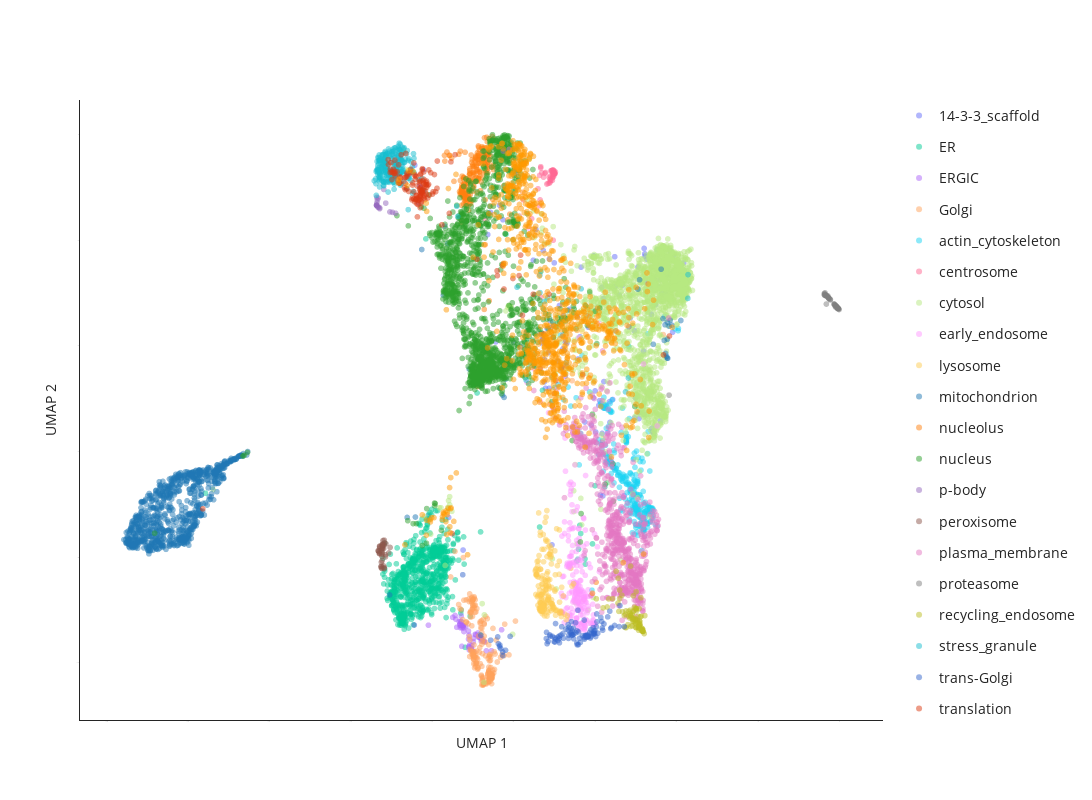

The notebook cell this image was saved under:
### Markdown cell above
### generate UMAP plots

### Code cell
# flip x and y axis
flip = False
if flip:
    umap_table["umap_1"] = -umap_table["umap_1"]
    umap_table["umap_2"] = -umap_table["umap_2"]

# generate 2D UMAP plot
label_to_color = "[all_IPs] consensus_graph_annnotation"  # **choose which annotation column to highlight here** , other choices: cluster_annotation, Protein-level_consensus_annotation

fig = pu.interaction_umap(
    umap_table,
    node_name="Gene_name_canonical", 
    cluster=label_to_color, opacity=0.5, unlabelled_color="#D0D3D4", unlabelled_opacity=0.2,
    pointsize=6, x="umap_1", y="umap_2",
    categorical=True
)
fig.update_layout(width=1200, height=800)

fig.show()

# save the figure as an html file
save_path = os.path.join("output")
save_name = f"{timestamp}_UMAP_2Dview_ported_consensus_annot_allclusters_v2.html"
pio.write_html(fig, file=os.path.join(save_path, save_name), auto_open=False)

### Figure 1 — Plotly figure (JSON) as saved in the notebook; plotly's stock layout.template omitted (floating-point values rounded to 4 significant figures; data arrays with more than 128 entries replaced by an {"elided": "..."} marker saying what was removed)
{"data": [{"customdata": {"elided": "130x1 int values"}, "hovertemplate": "<b>%{hovertext}</b><br><br>[all_IPs] consensus_graph_annnotation=14-3-3_scaffold<br>UMAP 1=%{x}<br>UMAP 2=%{y}<extra></extra>", "hovertext": {"elided": "130 str values"}, "legendgroup": "14-3-3_scaffold", "marker": {"color": "#636EFA", "opacity": 0.5, "size": 6, "symbol": "circle"}, "mode": "markers", "name": "14-3-3_scaffold", "showlegend": true, "type": "scattergl", "x": {"elided": "130 float values"}, "xaxis": "x", "y": {"elided": "130 float values"}, "yaxis": "y"}, {"customdata": {"elided": "750x1 int values"}, "hovertemplate": "<b>%{hovertext}</b><br><br>[all_IPs] consensus_graph_annnotation=ER<br>UMAP 1=%{x}<br>UMAP 2=%{y}<extra></extra>", "hovertext": {"elided": "750 str values"}, "legendgroup": "ER", "marker": {"color": "#00CC96", "opacity": 0.5, "size": 6, "symbol": "circle"}, "mode": "markers", "name": "ER", "showlegend": true, "type": "scattergl", "x": {"elided": "750 float values"}, "xaxis": "x", "y": {"elided": "750 float values"}, "yaxis": "y"}, {"customdata": [[5705], [3162], [4121], [1983], [8386], [4807], [6708], [4808], [5712], [230], [1919], [2683], [3044], [4192], [958], [2998], [3029], [5688], [576], [4413], [2617], [2501], [3519], [7596], [7797], [512], [7569], [1646], [3597], [748], [3837], [6800], [2511], [6281], [3278], [4036], [3827], [3648], [5383], [1747], [1754], [282], [5584], [5759], [6642], [2299], [666], [3767], [6828], [5218], [8480], [5141], [2868], [2841], [8011]], "hovertemplate": "<b>%{hovertext}</b><br><br>[all_IPs] consensus_graph_annnotation=ERGIC<br>UMAP 1=%{x}<br>UMAP 2=%{y}<extra></extra>", "hovertext": ["PIGG", "RAB3GAP1", "SEC24D", "LMAN2", "TMED5", "COPB1", "MCFD2", "COPA", "RABL3", "SREBF2", "ERP44", "METTL9", "ERGIC1", "SEC24A", "COPZ1", "B4DSQ5[p]", "GPR89B", "YIF1B", "TMED10", "ARF4", "ARCN1", "LYSMD3", "COPB2", "RAB3GAP2", "RAB18", "DESI2", "LMAN2L", "COPG2", "SEC22B", "EGFL7", "RER1", "CHPT1", "RAB3B", "TMED4", "SEC31A", "SEC22B", "BET1", "SLC39A11", "TMED2", "TRIM27", "IER3IP1", "LMAN1", "SAR1B", "SAR1A", "MTMR14", "ERGIC3", "TMED9", "COPE", "SCFD1", "TMED1", "COPG1", "SCAP", "YIPF5", "TRIM4", "MTMR4"], "legendgroup": "ERGIC", "marker": {"color": "#AB63FA", "opacity": 0.5, "size": 6, "symbol": "circle"}, "mode": "markers", "name": "ERGIC", "showlegend": true, "type": "scattergl", "x": [-9.317, -8.741, -8.863, -9.254, -9.43, -8.788, -9.26, -8.83, -9.225, -9.087, -9.309, -8.921, -9.388, -8.869, -8.788, -9.027, -9.213, -9.083, -9.279, -8.712, -8.791, -9.039, -8.83, -8.799, -9.326, -9.099, -9.3, -8.715, -9.288, -9.069, -8.981, -8.536, -9.411, -9.023, -8.662, -9.166, -8.978, -9.487, -9.237, -9.242, -9.088, -9.291, -8.936, -10.08, -8.287, -9.021, -9.219, -8.811, -9.101, -9.272, -8.786, -9.091, -8.976, -9.265, -9.234], "xaxis": "x", "y": [-9.284, -9.585, -9.511, -9.282, -9.102, -9.533, -9.339, -9.502, -9.297, -9.704, -9.26, -9.469, -9.326, -9.434, -9.528, -9.757, -9.407, -9.753, -9.112, -9.602, -9.585, -9.718, -9.519, -9.521, -9.216, -9.55, -9.333, -9.589, -9.292, -9.656, -9.6, -9.769, -9.172, -9.671, -9.772, -9.313, -9.786, -9.138, -9.294, -9.293, -9.474, -9.216, -9.458, -9.286, -9.373, -9.729, -9.339, -9.517, -9.397, -9.22, -9.552, -9.69, -9.532, -9.686, -9.315], "yaxis": "y"}, {"customdata": {"elided": "193x1 int values"}, "hovertemplate": "<b>%{hovertext}</b><br><br>[all_IPs] consensus_graph_annnotation=Golgi<br>UMAP 1=%{x}<br>UMAP 2=%{y}<extra></extra>", "hovertext": {"elided": "193 str values"}, "legendgroup": "Golgi", "marker": {"color": "#FFA15A", "opacity": 0.5, "size": 6, "symbol": "circle"}, "mode": "markers", "name": "Golgi", "showlegend": true, "type": "scattergl", "x": {"elided": "193 float values"}, "xaxis": "x", "y": {"elided": "193 float values"}, "yaxis": "y"}, {"customdata": {"elided": "279x1 int values"}, "hovertemplate": "<b>%{hovertext}</b><br><br>[all_IPs] consensus_graph_annnotation=actin_cytoskeleton<br>UMAP 1=%{x}<br>UMAP 2=%{y}<extra></extra>", "hovertext": {"elided": "279 str values"}, "legendgroup": "actin_cytoskeleton", "marker": {"color": "#19D3F3", "opacity": 0.5, "size": 6, "symbol": "circle"}, "mode": "markers", "name": "actin_cytoskeleton", "showlegend": true, "type": "scattergl", "x": {"elided": "279 float values"}, "xaxis": "x", "y": {"elided": "279 float values"}, "yaxis": "y"}, {"customdata": [[2147], [10], [4698], [6418], [1302], [3168], [6773], [1148], [1174], [8500], [3244], [6500], [2284], [7175], [1318], [354], [6850], [6181], [7320], [6153], [6507], [1325], [5493], [7168], [5861], [1805], [6543], [2771], [2440], [7022], [6155], [5846], [3657], [5540], [1381], [22], [7409], [4204], [4142], [6389], [7292], [2140], [5908], [5687], [8342], [6604], [3831], [7486], [2725], [4197]], "hovertemplate": "<b>%{hovertext}</b><br><br>[all_IPs] consensus_graph_annnotation=centrosome<br>UMAP 1=%{x}<br>UMAP 2=%{y}<extra></extra>", "hovertext": ["CEP290", "CCP110", "CSNK1D", "CEP97", "WRAP73", "PCM1", "CEP192", "MED4", "ALMS1", "CCDC61", "PCM1", "SPICE1", "CEP350", "CEP63", "RNF213", "CEP57", "PIBF1", "CEP68", "CCDC77", "TPGS1", "CNTROB", "MPHOSPH9", "KIF7", "CCDC138", "CEP350", "CEP78", "NIN", "CEP131", "OFD1", "TBC1D31", "CEP128", "CROCC", "CCDC14", "C2CD3", "CDK5RAP2", "CEP72", "CEP250", "CEP43", "CEP152", "MIB1", "AKAP9", "CSPP1", "CEP135", "ODF2", "SSX2IP", "CEP120", "CETN3", "CEP41", "BBS4", "PCNT"], "legendgroup": "centrosome", "marker": {"color": "#FF6692", "opacity": 0.5, "size": 6, "symbol": "circle"}, "mode": "markers", "name": "centrosome", "showlegend": true, "type": "scattergl", "x": [-7.016, -7.039, -7.096, -7.341, -7.088, -7.108, -7.354, -7.146, -7.301, -6.975, -7.096, -7.327, -7.33, -7.753, -7.393, -7.326, -7.001, -7.077, -7.078, -7.357, -7.052, -7.55, -7.002, -7.036, -6.983, -7.02, -7.208, -7.04, -7.027, -7.025, -6.994, -7.116, -7.0, -7.852, -7.005, -7.006, -7.025, -7.035, -7.223, -7.175, -7.019, -6.994, -6.998, -6.966, -7.008, -7.053, -8.691, -7.257, -6.997, -7.018], "xaxis": "x", "y": [-0.7395, -0.7155, -0.8927, -1.233, -0.7844, -0.9142, -0.7699, -0.9194, -0.7192, -0.7389, -0.842, -0.6275, -3.075, -1.233, -1.023, -0.6047, -0.7458, -0.6803, -0.8621, -1.342, -0.6757, -1.589, -0.748, -0.8083, -0.7331, -1.997, -0.7147, -0.862, -0.772, -0.7282, -0.7394, -0.8083, -0.7128, -1.539, -0.7351, -0.7511, -0.6651, -0.8139, -0.7326, -0.9338, -0.6734, -0.7151, -0.6819, -0.7048, -0.7864, -0.6781, -1.595, -0.8027, -0.746, -0.7458], "yaxis": "y"}, {"customdata": {"elided": "1835x1 int values"}, "hovertemplate": "<b>%{hovertext}</b><br><br>[all_IPs] consensus_graph_annnotation=cytosol<br>UMAP 1=%{x}<br>UMAP 2=%{y}<extra></extra>", "hovertext": {"elided": "1835 str values"}, "legendgroup": "cytosol", "marker": {"color": "#B6E880", "opacity": 0.5, "size": 6, "symbol": "circle"}, "mode": "markers", "name": "cytosol", "showlegend": true, "type": "scattergl", "x": {"elided": "1835 float values"}, "xaxis": "x", "y": {"elided": "1835 float values"}, "yaxis": "y"}, {"customdata": {"elided": "223x1 int values"}, "hovertemplate": "<b>%{hovertext}</b><br><br>[all_IPs] consensus_graph_annnotation=early_endosome<br>UMAP 1=%{x}<br>UMAP 2=%{y}<extra></extra>", "hovertext": {"elided": "223 str values"}, "legendgroup": "early_endosome", "marker": {"color": "#FF97FF", "opacity": 0.5, "size": 6, "symbol": "circle"}, "mode": "markers", "name": "early_endosome", "showlegend": true, "type": "scattergl", "x": {"elided": "223 float values"}, "xaxis": "x", "y": {"elided": "223 float values"}, "yaxis": "y"}, {"customdata": {"elided": "169x1 int values"}, "hovertemplate": "<b>%{hovertext}</b><br><br>[all_IPs] consensus_graph_annnotation=lysosome<br>UMAP 1=%{x}<br>UMAP 2=%{y}<extra></extra>", "hovertext": {"elided": "169 str values"}, "legendgroup": "lysosome", "marker": {"color": "#FECB52", "opacity": 0.5, "size": 6, "symbol": "circle"}, "mode": "markers", "name": "lysosome", "showlegend": true, "type": "scattergl", "x": {"elided": "169 float values"}, "xaxis": "x", "y": {"elided": "169 float values"}, "yaxis": "y"}, {"customdata": {"elided": "864x1 int values"}, "hovertemplate": "<b>%{hovertext}</b><br><br>[all_IPs] consensus_graph_annnotation=mitochondrion<br>UMAP 1=%{x}<br>UMAP 2=%{y}<extra></extra>", "hovertext": {"elided": "864 str values"}, "legendgroup": "mitochondrion", "marker": {"color": "#1F77B4", "opacity": 0.5, "size": 6, "symbol": "circle"}, "mode": "markers", "name": "mitochondrion", "showlegend": true, "type": "scattergl", "x": {"elided": "864 float values"}, "xaxis": "x", "y": {"elided": "864 float values"}, "yaxis": "y"}, {"customdata": {"elided": "209x1 int values"}, "hovertemplate": "<b>%{hovertext}</b><br><br>[all_IPs] consensus_graph_annnotation=nucleolus<br>UMAP 1=%{x}<br>UMAP 2=%{y}<extra></extra>", "hovertext": {"elided": "209 str values"}, "legendgroup": "nucleolus", "marker": {"color": "#FF7F0E", "opacity": 0.5, "size": 6, "symbol": "circle"}, "mode": "markers", "name": "nucleolus", "showlegend": true, "type": "scattergl", "x": {"elided": "209 float values"}, "xaxis": "x", "y": {"elided": "209 float values"}, "yaxis": "y"}, {"customdata": {"elided": "1538x1 int values"}, "hovertemplate": "<b>%{hovertext}</b><br><br>[all_IPs] consensus_graph_annnotation=nucleus<br>UMAP 1=%{x}<br>UMAP 2=%{y}<extra></extra>", "hovertext": {"elided": "1538 str values"}, "legendgroup": "nucleus", "marker": {"color": "#2CA02C", "opacity": 0.5, "size": 6, "symbol": "circle"}, "mode": "markers", "name": "nucleus", "showlegend": true, "type": "scattergl", "x": {"elided": "1538 float values"}, "xaxis": "x", "y": {"elided": "1538 float values"}, "yaxis": "y"}, {"customdata": [[7814], [8378], [6036], [7660], [5829], [6129], [7446], [6391], [6493], [6495], [6651], [219], [4933], [1268], [6297], [1520], [8431], [7064]], "hovertemplate": "<b>%{hovertext}</b><br><br>[all_IPs] consensus_graph_annnotation=p-body<br>UMAP 1=%{x}<br>UMAP 2=%{y}<extra></extra>", "hovertext": ["DCP1A", "LSM2", "EDC4", "YTHDC2", "LSM14B", "Q6ZMY0[p]", "LSM14B", "DCP2", "DCP1B", "XRN1", "LSM14A", "EIF4ENIF1", "LSM3", "LSM5", "PATL1", "LSM1", "MARF1", "EDC3"], "legendgroup": "p-body", "marker": {"color": "#9467BD", "opacity": 0.5, "size": 6, "symbol": "circle"}, "mode": "markers", "name": "p-body", "showlegend": true, "type": "scattergl", "x": [-11.36, -10.89, -11.35, -11.32, -11.18, -11.13, -8.25, -11.35, -11.33, -11.35, -11.35, -11.34, -10.97, -11.03, -11.32, -11.28, -11.28, -11.36], "xaxis": "x", "y": [-1.338, -1.487, -1.329, -1.198, -1.036, -1.295, -0.3081, -1.342, -1.361, -1.286, -1.185, -1.233, -1.469, -1.461, -1.376, -1.381, -1.4, -1.334], "yaxis": "y"}, {"customdata": [[8225], [6163], [4512], [4030], [5503], [8189], [6346], [4509], [2180], [7253], [1164], [306], [932], [5958], [2947], [7468], [8472], [5972], [3713], [3930], [174], [4861], [1081], [3780], [1482], [5567], [6315], [4578], [3917], [4574], [5111], [2751], [1483], [1991], [757], [3836], [3834], [2004], [6915], [7852]], "hovertemplate": "<b>%{hovertext}</b><br><br>[all_IPs] consensus_graph_annnotation=peroxisome<br>UMAP 1=%{x}<br>UMAP 2=%{y}<extra></extra>", "hovertext": ["CROT", "ACAD11", "PEX2", "PEX14", "TYSND1", "HACL1", "LONP2", "ABCD3", "ACBD5", "PAFAH2", "PEX12", "ACAA1", "FAR2", "GSTK1", "B4DL07[p]", "PECR", "PEX16", "ECI2", "AGPS", "PEX1", "PEX26", "PEX3", "PEX6", "ACOT8", "PEX5", "DECR2", "TMEM135", "EPHX2", "SLC25A17", "ABCD1", "EHHADH", "FAR1", "HSD17B4", "SCP2", "ACOX1", "ACOX3", "GNPAT", "CAT", "PEX13", "PXMP2"], "legendgroup": "peroxisome", "marker": {"color": "#8C564B", "opacity": 0.5, "size": 6, "symbol": "circle"}, "mode": "markers", "name": "peroxisome", "showlegend": true, "type": "scattergl", "x": [-11.28, -11.23, -11.28, -11.18, -11.29, -11.21, -11.32, -11.22, -11.22, -11.21, -11.3, -11.23, -11.31, -11.06, -11.21, -11.23, -11.17, -11.14, -11.22, -11.2, -11.28, -11.17, -11.2, -11.24, -11.17, -11.18, -11.22, -11.16, -11.24, -11.22, -11.24, -11.23, -11.17, -11.13, -11.21, -11.28, -11.24, -11.14, -11.25, -11.03], "xaxis": "x", "y": [-7.792, -8.212, -7.828, -7.832, -7.928, -7.915, -7.877, -7.827, -8.062, -7.752, -7.898, -7.943, -7.881, -7.918, -7.797, -7.98, -8.198, -7.993, -7.778, -7.753, -7.792, -8.214, -7.683, -8.202, -7.676, -8.164, -7.799, -7.729, -8.095, -7.763, -8.17, -7.888, -7.765, -7.745, -7.835, -7.932, -7.863, -7.954, -8.176, -7.814], "yaxis": "y"}, {"customdata": {"elided": "653x1 int values"}, "hovertemplate": "<b>%{hovertext}</b><br><br>[all_IPs] consensus_graph_annnotation=plasma_membrane<br>UMAP 1=%{x}<br>UMAP 2=%{y}<extra></extra>", "hovertext": {"elided": "653 str values"}, "legendgroup": "plasma_membrane", "marker": {"color": "#E377C2", "opacity": 0.5, "size": 6, "symbol": "circle"}, "mode": "markers", "name": "plasma_membrane", "showlegend": true, "type": "scattergl", "x": {"elided": "653 float values"}, "xaxis": "x", "y": {"elided": "653 float values"}, "yaxis": "y"}, {"customdata": [[2438], [1655], [1416], [4922], [4822], [1264], [1653], [1654], [1587], [1686], [1470], [4768], [4830], [1624], [1448], [7128], [7251], [7531], [1625], [1965], [5615], [4825], [4906], [5724], [5742], [1652], [5597], [1664], [1418], [5741], [5347], [5950], [4485], [5387], [5193], [879], [5957], [698], [6939], [2748], [984], [6831], [259], [6621], [649], [5078], [263], [8330], [3723], [594], [6593], [5451], [8070], [4486], [5836], [3035], [4507], [5880], [8513], [4508], [1249], [8510], [1244], [5333], [2835], [3356], [3553], [5885], [8436], [8430], [3883], [3868]], "hovertemplate": "<b>%{hovertext}</b><br><br>[all_IPs] consensus_graph_annnotation=proteasome<br>UMAP 1=%{x}<br>UMAP 2=%{y}<extra></extra>", "hovertext": ["PSMC4", "PSMB4", "PSMA7", "PSMC1", "USP14", "NUB1", "PSMA3", "PSMA6", "PSMA5", "PSMD14", "PSMD12", "PSMD7", "PSMD4", "PSMC5", "BAG1", "NGLY1", "PSMD1", "PITHD1", "PSMB2", "PSMB3", "AKIRIN2", "RAD23B", "PSME3", "PSMG4", "UCHL5", "PSMC3", "PSMB1", "PSMC2", "PSME1", "UCHL5", "PSMD6", "PSME3", "PSMA1", "UBE3C", "PSMD2", "PSMA2", "ZFAND6", "PSMG3", "PSMG2", "PSMG1", "TCP11L2", "UBLCP1", "PSMD13", "AFG2A", "RAD23A", "UBE3A", "ZFAND5", "POMP", "PSMD11", "PSME3IP1", "UBR7", "ADRM1", "RNF181", "PSMA4", "DDI2", "UBQLN2", "PSMB6", "PSMD4", "PSMC3", "PSMB5", "PSMC6", "PSMD8", "PSME2", "PSME4", "TCP11L1", "PSMB7", "UBFD1", "ECPAS", "RNF115", "USP15", "TXNL1", "PSMD3"], "legendgroup": "proteasome", "marker": {"color": "#7F7F7F", "opacity": 0.5, "size": 6, "symbol": "circle"}, "mode": "markers", "name": "proteasome", "showlegend": true, "type": "scattergl", "x": [-0.03125, -0.01569, -0.1103, -0.05031, -0.0318, -0.3139, -0.0534, -0.03194, -0.1145, -0.09165, -0.03546, -0.05043, -0.07589, -0.02617, -0.3414, -0.3579, -0.01834, -0.3359, -0.07797, -0.04353, -0.2778, -0.0408, -4.175, -0.3197, -0.3543, -0.3051, 0, -0.07378, -0.04774, -0.05623, -0.09566, -0.08092, -0.04147, -0.2131, -0.05524, -0.0719, -0.2482, -0.2842, -0.2985, -0.1218, -0.3457, -0.3206, -0.02036, -0.2165, -0.3624, -0.2876, -0.2599, -0.2553, -0.01651, -0.2587, -0.3278, -0.03834, -0.3627, -0.0672, -5.161, -0.08863, -0.08035, -0.01299, -0.022, -0.03184, -0.05462, -0.02156, -0.1217, -0.08221, -0.311, -0.04148, -0.306, -0.2361, -0.3125, -0.3138, -0.2593, -0.06199], "xaxis": "x", "y": [-3.281, -3.293, -3.218, -3.263, -3.288, -3.043, -3.263, -3.28, -3.214, -3.226, -3.275, -3.268, -3.242, -3.283, -3.029, -3.039, -3.29, -3.043, -3.24, -3.274, -3.05, -3.276, -4.93, -3.045, -3.016, -3.053, -3.31, -3.249, -3.281, -3.261, -3.234, -3.249, -3.277, -3.118, -3.267, -3.245, -3.096, -3.069, -3.056, -3.204, -2.994, -3.044, -3.293, -3.127, -3.006, -3.063, -3.085, -3.098, -3.292, -3.091, -3.045, -3.291, -3.028, -3.249, -3.637, -3.262, -3.245, -3.298, -3.288, -3.283, -3.261, -3.291, -3.21, -3.242, -3.052, -3.279, -3.054, -3.108, -3.205, -3.052, -3.081, -3.259], "yaxis": "y"}, {"customdata": [[5445], [5217], [8183], [2203], [3368], [5442], [5786], [640], [6652], [4978], [2276], [3133], [2322], [6726], [8034], [828], [5740], [5162], [5725], [8110], [6446], [3470], [3824], [7514], [7357], [3850], [196], [6210], [3995], [5635], [7407], [64], [6138], [1853], [1786], [6117], [14], [1809], [8495], [3787], [1704], [2023], [5242], [6497], [457], [6460], [444], [6435], [5408], [6377], [8345], [6354], [1670], [267], [1687], [2035], [257], [3777], [1700], [8232], [7680], [1814], [977], [5024], [5020], [2612], [7074], [6907], [5103], [5500], [4654], [5520], [4560], [2404], [2593], [7092], [7988], [4987], [2681], [5551], [6926], [2515], [4695], [4701], [7781]], "hovertemplate": "<b>%{hovertext}</b><br><br>[all_IPs] consensus_graph_annnotation=recycling_endosome<br>UMAP 1=%{x}<br>UMAP 2=%{y}<extra></extra>", "hovertext": ["RAB11B", "ADAM9", "LNPEP", "ARL13B", "ATP11A", "VAMP3", "SLC35F1", "LDLR", "CCNY", "SIRPA", "STEAP3", "PODXL", "ABCB1", "ITFG1", "PODXL2", "SLC12A6", "COLEC12", "PTPRJ", "WDR44", "MRC2", "CD302", "VAMP2", "SCAMP1", "SEMA4C", "CRACR2A", "STX7", "CDK16", "RAB11FIP2", "ATP9A", "ATP6V0A1", "VAMP8", "FCGRT", "SLCO4C1", "ARHGAP10", "STX3", "RAB11FIP1", "GPRC5B", "ATP13A3", "CSNK1G3", "SCAMP3", "RALGAPA1", "ECE1", "RAB32", "CMTM4", "CERK", "SLC35F2", "MYADM", "LMTK2", "NHERF2", "STX12", "ATP11B", "RALGAPB", "SCAMP2", "CEMIP2", "SERPINF1", "A0A3B3ITR4[p]", "NKIRAS2", "ITGB1BP1", "RAB11FIP5", "PACSIN3", "PACC1", "SMIM1", "SYT1", "ATP8B2", "LRP2", "MICALL1", "CMTM7", "APBB2", "LRP1", "RALGAPA2", "SLC1A1", "GFOD2", "SFN", "Q59FF5[p];A8CDT9[p]", "BICD1", "ABHD17A", "GFOD1", "CSNK1G2", "ATP6V0D1", "ANO6", "SCAMP4", "A8K6Q8[p];B7Z2I6[p]", "TRAPPC10", "ADGRE5", "KIAA1549"], "legendgroup": "recycling_endosome", "marker": {"color": "#BCBD22", "opacity": 0.5, "size": 6, "symbol": "circle"}, "mode": "markers", "name": "recycling_endosome", "showlegend": true, "type": "scattergl", "x": [-5.389, -4.882, -5.12, -4.895, -4.986, -5.656, -5.051, -5.119, -5.053, -4.983, -5.056, -4.897, -4.927, -5.14, -4.941, -5.185, -4.919, -4.818, -5.067, -5.079, -5.129, -5.27, -5.247, -5.006, -5.036, -5.234, -5.12, -4.822, -4.995, -5.407, -5.003, -5.169, -5.126, -4.866, -5.027, -4.947, -4.895, -4.99, -4.855, -5.794, -4.821, -5.079, -5.001, -5.429, -4.769, -5.101, -5.334, -4.84, -4.91, -5.559, -4.93, -4.856, -5.13, -4.893, -5.961, -4.833, -4.828, -4.886, -4.992, -4.972, -5.17, -4.933, -5.258, -4.999, -4.841, -4.807, -5.074, -5.423, -5.068, -4.786, -5.053, -4.976, -4.92, -4.819, -5.475, -4.905, -4.824, -4.984, -5.695, -4.952, -5.318, -5.39, -5.229, -4.904, -4.828], "xaxis": "x", "y": [-8.621, -9.127, -9.103, -9.211, -9.329, -8.789, -9.167, -9.31, -8.729, -8.979, -9.019, -9.212, -9.275, -9.15, -9.115, -9.276, -9.318, -9.404, -9.214, -9.298, -9.002, -9.105, -9.079, -9.241, -9.22, -9.016, -8.168, -9.394, -9.262, -9.025, -9.162, -9.025, -9.104, -8.767, -8.947, -9.232, -9.257, -9.332, -9.116, -8.959, -9.402, -9.087, -9.189, -8.869, -9.105, -9.14, -8.72, -9.381, -8.972, -8.784, -9.336, -9.337, -9.064, -9.353, -8.787, -9.378, -9.377, -9.281, -9.177, -9.009, -9.115, -9.332, -9.329, -8.967, -9.397, -9.407, -9.144, -8.398, -9.173, -9.447, -9.033, -8.975, -9.383, -9.372, -8.266, -9.289, -9.4, -8.652, -8.942, -9.194, -9.032, -8.783, -9.333, -9.293, -9.352], "yaxis": "y"}, {"customdata": {"elided": "252x1 int values"}, "hovertemplate": "<b>%{hovertext}</b><br><br>[all_IPs] consensus_graph_annnotation=stress_granule<br>UMAP 1=%{x}<br>UMAP 2=%{y}<extra></extra>", "hovertext": {"elided": "252 str values"}, "legendgroup": "stress_granule", "marker": {"color": "#17BECF", "opacity": 0.5, "size": 6, "symbol": "circle"}, "mode": "markers", "name": "stress_granule", "showlegend": true, "type": "scattergl", "x": {"elided": "252 float values"}, "xaxis": "x", "y": {"elided": "252 float values"}, "yaxis": "y"}, {"customdata": [[1403], [1778], [7459], [7452], [4], [8280], [1224], [422], [416], [383], [1630], [8324], [7579], [7549], [8339], [300], [7866], [1345], [1130], [1239], [531], [7828], [1556], [1027], [1620], [5579], [8421], [7501], [7495], [7919], [8446], [8464], [771], [5071], [558], [2073], [5951], [2584], [3955], [2094], [7013], [2090], [3558], [6505], [6959], [2727], [2569], [6951], [4009], [7345], [2761], [4028], [6909], [3396], [4434], [2818], [4448], [2729], [3925], [3913], [6420], [7202], [3801], [6293], [7189], [7188], [4772], [6340], [2274], [6272], [4771], [4791], [2353], [7242], [2159], [2430], [6388], [3661], [6401], [3899], [3901], [2514], [2855], [6588], [4324], [6756], [3222], [6799], [6829], [4162], [6743], [3052], [6644], [4099], [2984], [5898], [5901], [3007], [5907], [3083], [2907], [1929], [5882], [3151], [5895], [5667]], "hovertemplate": "<b>%{hovertext}</b><br><br>[all_IPs] consensus_graph_annnotation=trans-Golgi<br>UMAP 1=%{x}<br>UMAP 2=%{y}<extra></extra>", "hovertext": ["SLC12A7", "PSEN2", "TMEM59", "OSBPL10", "TM9SF2", "SNX7", "SNAP47", "WDFY1", "ATG9A", "ACBD3", "SH3GLB1", "MTMR6", "CYSTM1", "RAB33B", "TRAPPC4", "TBC1D5", "RAB6B", "TRAPPC2L", "SPRYD7", "ARFIP2", "SPG21", "HINT3", "DTNBP1", "TRAPPC8", "OSBPL11", "MTMR9", "ATP6V0A2", "PRKD2", "WDR11", "NDFIP2", "YIPF1", "TRAPPC1", "SYNGR2", "ATP7A", "ANGEL1", "LRBA", "NAPG", "SORT1", "STX10", "MFSD4B", "RAB39B", "TGOLN2", "STX16", "FAM177A1", "VTI1A", "KIAA0319L", "YIPF6", "TMEM230", "DNAJC13", "SLC35A5", "SNX8", "VAMP4", "GLG1", "MDK", "M6PR", "GOLM1", "OSBP", "SYAP1", "ATP9B", "STX6", "FAM219A", "TRAPPC9", "RAB29", "TRAPPC6B", "STX16", "ANKRD27", "CLCN5", "TPRA1", "TMEM63A", "PLEKHH3", "CLCN3", "EFNA5", "TRAPPC13", "OSBPL9", "SLC9A6", "TMEM87A", "RAB43", "C17orf75", "TRAPPC5", "SPRY1", "TRAPPC3", "SV2A", "TRAPPC11", "ARFGAP1", "TRAPPC2", "BLOC1S5", "TVP23C", "RAB2B", "TRAPPC12", "SNX4", "PI4K2B", "ARFIP1", "DAGLB", "CPD", "KCT2", "LRIG1", "AP1AR", "LMBRD2", "FAM91A1", "SYNGR1", "SLC12A4", "SLC20A2", "SNX30", "ATP7B", "FAM219B", "ATP8A1"], "legendgroup": "trans-Golgi", "marker": {"color": "#3366CC", "opacity": 0.5, "size": 6, "symbol": "circle"}, "mode": "markers", "name": "trans-Golgi", "showlegend": true, "type": "scattergl", "x": [-5.63, -6.963, -7.184, -7.094, -8.261, -6.524, -6.258, -6.033, -6.177, -8.367, -6.412, -6.577, -6.092, -8.309, -6.039, -6.471, -6.707, -6.254, -6.87, -8.329, -6.435, -10.43, -6.573, -6.353, -6.999, -6.638, -6.831, -6.654, -6.578, -7.103, -6.514, -5.961, -5.85, -6.005, -7.039, -5.401, -6.551, -5.608, -6.16, -6.106, -6.632, -6.96, -6.073, -8.337, -6.26, -6.904, -6.644, -6.768, -6.016, -7.189, -6.158, -6.543, -8.256, -5.681, -6.234, -7.17, -8.191, -8.383, -6.304, -5.994, -6.867, -5.589, -8.557, -5.816, -9.241, -6.208, -6.231, -5.951, -6.021, -5.38, -6.195, -6.017, -6.429, -6.871, -5.924, -6.976, -6.812, -6.551, -5.773, -5.512, -5.829, -5.977, -6.403, -8.797, -5.946, -6.582, -6.169, -6.985, -6.439, -6.121, -6.78, -8.079, -6.52, -6.903, -7.144, -6.653, -6.184, -6.1, -6.6, -6.4, -5.805, -5.275, -6.209, -6.37, -6.467, -6.17], "xaxis": "x", "y": [-9.021, -9.255, -9.422, -9.493, -9.792, -9.344, -9.19, -9.449, -9.5, -9.637, -9.004, -9.442, -9.372, -9.729, -9.333, -9.24, -9.359, -9.551, -9.491, -9.664, -9.393, -9.283, -9.219, -9.613, -9.598, -9.475, -9.473, -9.277, -9.47, -9.472, -9.545, -9.317, -9.141, -9.444, -9.499, -9.313, -9.401, -9.351, -9.506, -9.53, -9.324, -9.55, -9.445, -9.697, -9.523, -9.575, -9.536, -9.534, -9.455, -9.539, -9.496, -9.47, -9.863, -9.129, -9.491, -9.637, -9.761, -9.508, -9.487, -9.39, -9.62, -9.33, -9.57, -9.339, -8.331, -9.516, -9.481, -9.073, -9.424, -8.915, -9.474, -9.395, -9.658, -9.539, -9.438, -9.605, -9.316, -9.474, -9.262, -9.292, -9.217, -9.5, -9.655, -9.477, -9.223, -9.35, -9.472, -9.525, -9.624, -9.422, -9.443, -9.499, -9.453, -9.512, -9.594, -9.381, -9.509, -9.504, -9.427, -9.414, -9.381, -9.312, -9.483, -9.533, -9.432, -9.5], "yaxis": "y"}, {"customdata": {"elided": "144x1 int values"}, "hovertemplate": "<b>%{hovertext}</b><br><br>[all_IPs] consensus_graph_annnotation=translation<br>UMAP 1=%{x}<br>UMAP 2=%{y}<extra></extra>", "hovertext": {"elided": "144 str values"}, "legendgroup": "translation", "marker": {"color": "#DC3912", "opacity": 0.5, "size": 6, "symbol": "circle"}, "mode": "markers", "name": "translation", "showlegend": true, "type": "scattergl", "x": {"elided": "144 float values"}, "xaxis": "x", "y": {"elided": "144 float values"}, "yaxis": "y"}, {"customdata": {"elided": "875x1 int values"}, "hovertemplate": "<b>%{hovertext}</b><br><br>[all_IPs] consensus_graph_annnotation=unclassified<br>UMAP 1=%{x}<br>UMAP 2=%{y}<extra></extra>", "hovertext": {"elided": "875 str values"}, "legendgroup": "unclassified", "marker": {"color": "#FF9900", "opacity": 0.5, "size": 6, "symbol": "circle"}, "mode": "markers", "name": "unclassified", "showlegend": true, "type": "scattergl", "x": {"elided": "875 float values"}, "xaxis": "x", "y": {"elided": "875 float values"}, "yaxis": "y"}], "layout": {"height": 800, "legend": {"font": {"size": 14}}, "width": 1200, "xaxis": {"showticklabels": true, "tickfont": {"size": 1}, "ticks": "", "title": {"text": "UMAP 1"}}, "yaxis": {"showticklabels": true, "tickfont": {"size": 1}, "ticks": "", "title": {"text": "UMAP 2"}}}}
